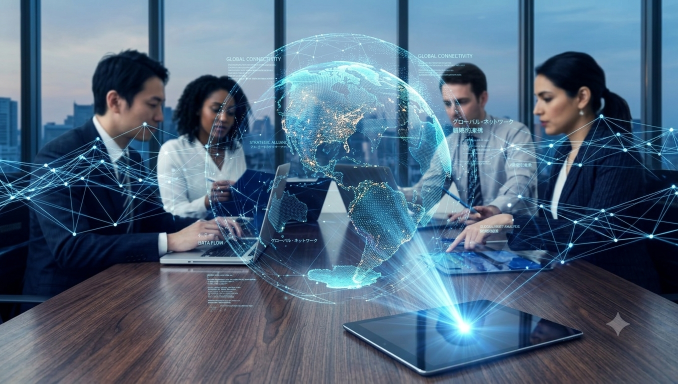
#> input picture assets/Gemini_Generated_Image_p01p2kp01p2kp01p (1).png, 1356 x 768 px (shown at 1/2 size)
$ python -i avatar.py   (imports and definitions only)
#> lines starting #> are read from the running program, lines starting #| are printed output that depends on the picture
#> in make_avatar, cut is the input picture: PIL image 1356x768 RGBA; mean R, G, B, A 80.8, 103.8, 125.6, 255
"""チャンネルアイコン（切り抜き済み PNG）をドット絵アバターに変換する。"""
from __future__ import annotations

import numpy as np
from PIL import Image, ImageEnhance
from scipy import ndimage as ndi

from .pixelart import blank, dilate, ellipse_mask, hexc, line_mask, pad

# [1 line that did not run here, left out]


def _kmeans_palette(pixels: np.ndarray, k: int, iters: int = 16, seed: int = 7) -> np.ndarray:
    """小さな k-means（k-means++ 初期化）。pixels: (N, 3) float32"""
    rng = np.random.default_rng(seed)
    centers = [pixels[rng.integers(len(pixels))]]
    for _ in range(1, k):
        d = np.min(((pixels[:, None, :] - np.array(centers)[None]) ** 2).sum(-1), axis=1)
        centers.append(pixels[rng.choice(len(pixels), p=d / d.sum())])
    c = np.array(centers, np.float32)
    for _ in range(iters):
        lab = np.argmin(((pixels[:, None, :] - c[None]) ** 2).sum(-1), axis=1)
        for i in range(k):
            sel = pixels[lab == i]
            if len(sel):
                c[i] = sel.mean(0)
    return c


def pixelate(cutout: Image.Image, grid_w: int, colors: int = 26) -> np.ndarray:
#> called with grid_w = 64, colors = 26
    rgb = cutout.convert("RGB")
    alpha = np.asarray(cutout.getchannel("A")) > 127
#> alpha: shape (768, 1356) bool; every value is 1
    arr = np.asarray(rgb).astype(np.float32)
    # 透明部分に一番近い不透明ピクセルの色を広げて、縮小時のフチの白っぽさを防ぐ
    idx = ndi.distance_transform_edt(~alpha, return_distances=False, return_indices=True)
    rgb = Image.fromarray(arr[idx[0], idx[1]].astype(np.uint8))
    rgb = ImageEnhance.Color(rgb).enhance(1.3)
    rgb = ImageEnhance.Contrast(rgb).enhance(1.08)
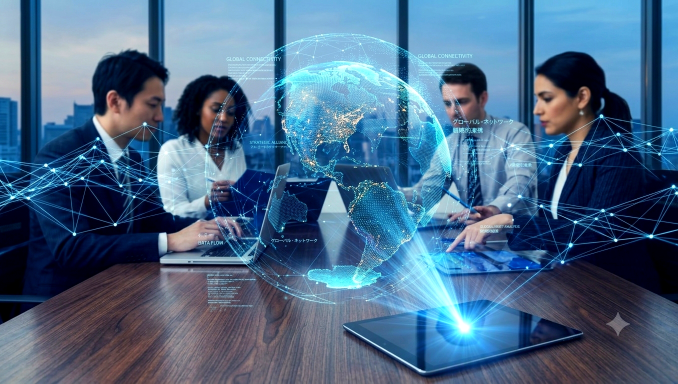
#> rgb: PIL image 1356x768 RGB (shown at 1/2 size); mean R, G, B 74, 104.8, 134.9
    gw = grid_w
    gh = round(cutout.height * gw / cutout.width)
#> gh = 36
    small = np.asarray(rgb.resize((gw, gh), Image.BOX)).astype(np.float32)
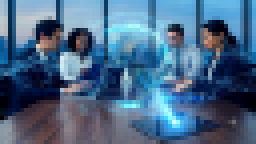
#> small: shape (36, 64, 3) float32 (shown 4 times larger); mean R, G, B 74.1, 104.9, 135
    am = np.asarray(Image.fromarray((alpha * 255).astype(np.uint8)).resize((gw, gh), Image.BOX)) > 115
#> am: shape (36, 64) bool; every value is 1
    px = small[am]
#> px = 2304 rows, first 8: [158, 192, 213], [143, 178, 203], [3, 46, 83], [28, 95, 144], [143, 185, 214], [141, 186, 215], [140, 184, 214], [136, 183, 217]
    pal = _kmeans_palette(px, colors)
#> in _kmeans_palette, `centers = [pixels[rng.integers(len(pixels))]]`: centers = [[136, 151, 161]]
#> after the loop in _kmeans_palette, `for _ in range(1, k):`: centers = 26 items, first 6: [136, 151, 161], [45, 44, 65], [145, 240, 253], [0, 1, 18], [58, 97, 137], [88, 69, 75]
#> in _kmeans_palette, `c = np.array(centers, np.float32)`: c = 26 rows, first 8: [136, 151, 161], [45, 44, 65], [145, 240, 253], [0, 1, 18], [58, 97, 137], [88, 69, 75], [136, 183, 217], [48, 146, 216]
#> after the loop in _kmeans_palette, `for _ in range(iters):`: c = 26 rows, first 8: [130.9, 140, 153.8], [43.27, 38.13, 53.37], [152.2, 233.7, 247.3], [0.793, 2.26, 20.68], [69.84, 90.23, 119.2], [95.07, 82.73, 93.47], [144, 191.6, 220], [59.48, 154.5, 211]
#> pal has the same summary as c in _kmeans_palette
    lab = np.argmin(((small[..., None, :] - pal[None, None]) ** 2).sum(-1), axis=-1)
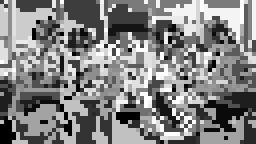
#> lab: shape (36, 64) int64 (shown 4 times larger); min 0, max 25, mean 12.7; drawn with min black and max white
#> (the run stopped early here; a loop or call above may not have finished)

$ run again, on assets/oYtEciYPig4YWypINiAuXV44B9aBAcxYJILIC~tplv-tiktokx-origin.jpg
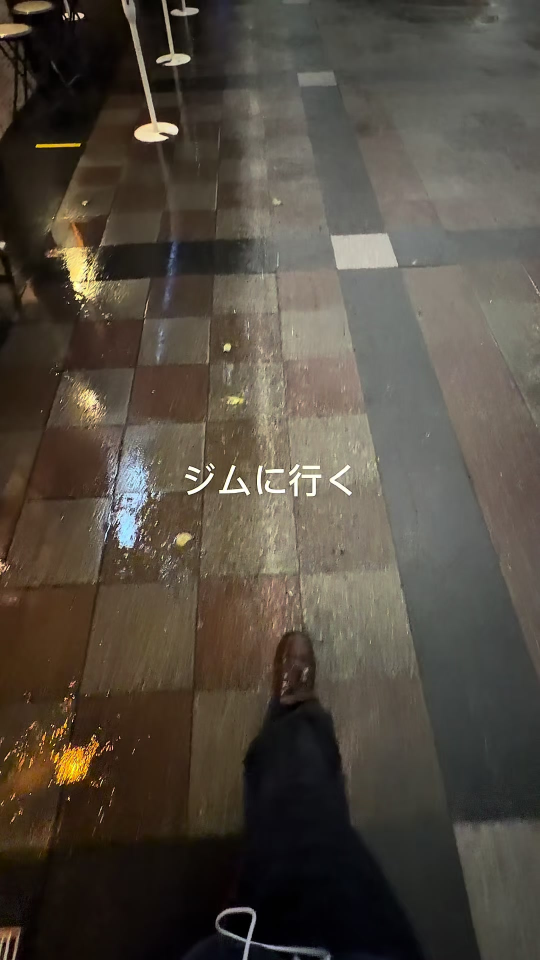
#> input picture assets/oYtEciYPig4YWypINiAuXV44B9aBAcxYJILIC~tplv-tiktokx-origin.jpg, 1080 x 1920 px (shown at 1/2 size)
#> in pixelate, rgb is the input picture: PIL image 1080x1920 RGB; mean R, G, B 81.7, 74.1, 63.8
#> alpha: shape (1920, 1080) bool; every value is 1
#> in pixelate, `small = np.asarray(rgb.resize((gw, gh), Image.BOX)).astype(np.float32)`:
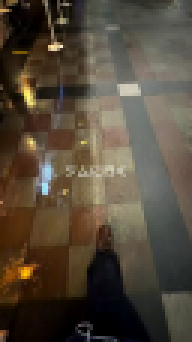
#> small: shape (114, 64, 3) float32 (shown 3 times larger); mean R, G, B 83.5, 72.8, 58.4
#> am: shape (114, 64) bool; every value is 1
#> in _kmeans_palette, `centers = [pixels[rng.integers(len(pixels))]]`: centers = [[1, 5, 10]]
#> after the loop in _kmeans_palette, `for _ in range(1, k):`: centers = 26 items, first 6: [1, 5, 10], [73, 39, 5], [144, 125, 99], [58, 47, 30], [208, 203, 185], [76, 71, 58]
#> in _kmeans_palette, `c = np.array(centers, np.float32)`: c = 26 rows, first 8: [1, 5, 10], [73, 39, 5], [144, 125, 99], [58, 47, 30], [208, 203, 185], [76, 71, 58], [45, 46, 39], [93, 81, 66]
#> after the loop in _kmeans_palette, `for _ in range(iters):`: c = 26 rows, first 8: [4.36, 2.19, 4.86], [65.7, 36.92, 12.59], [137.2, 125.7, 107.5], [62.78, 45.62, 28.6], [212.3, 202.6, 163.1], [78.53, 77.83, 68.35], [36.39, 37.66, 35.47], [103.2, 79.93, 50.83]
#> pal has the same summary as c in _kmeans_palette
#> in pixelate, `lab = np.argmin(((small[..., None, :] - pal[None, None]) ** 2).sum(-1)..`:
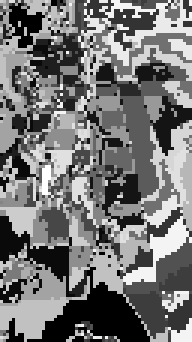
#> lab: shape (114, 64) int64 (shown 3 times larger); min 0, max 25, mean 11.6; drawn with min black and max white

$ run again, on assets/okbDFCCpvI2ua4fBIAuvEfeC4gAkUIAr1DUjAh~tplv-tiktokx-origin.jpg
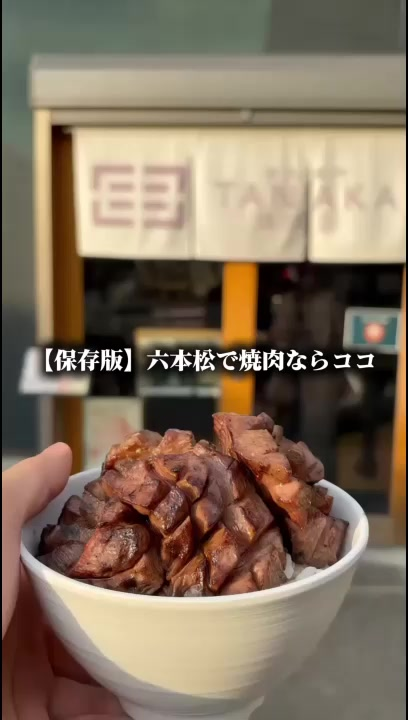
#> input picture assets/okbDFCCpvI2ua4fBIAuvEfeC4gAkUIAr1DUjAh~tplv-tiktokx-origin.jpg, 408 x 720 px
#> in pixelate, rgb is the input picture: PIL image 408x720 RGB; mean R, G, B 130, 112.1, 93.2
#> alpha: shape (720, 408) bool; every value is 1
#> in pixelate, `small = np.asarray(rgb.resize((gw, gh), Image.BOX)).astype(np.float32)`:
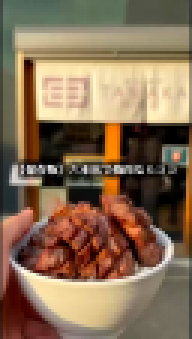
#> small: shape (113, 64, 3) float32 (shown 3 times larger); mean R, G, B 134.9, 110.1, 84.5
#> am: shape (113, 64) bool; every value is 1
#> in _kmeans_palette, `centers = [pixels[rng.integers(len(pixels))]]`: centers = [[118, 106, 93]]
#> after the loop in _kmeans_palette, `for _ in range(1, k):`: centers = 26 items, first 6: [118, 106, 93], [241, 214, 155], [160, 63, 30], [44, 29, 6], [164, 148, 118], [121, 50, 25]
#> in _kmeans_palette, `c = np.array(centers, np.float32)`: c = 26 rows, first 8: [118, 106, 93], [241, 214, 155], [160, 63, 30], [44, 29, 6], [164, 148, 118], [121, 50, 25], [94, 113, 90], [246, 235, 224]
#> after the loop in _kmeans_palette, `for _ in range(iters):`: c = 26 rows, first 8: [116.8, 110.5, 94.1], [240.5, 214.9, 166.1], [154.2, 70.6, 30.59], [68.43, 12.5, 4.39], [159.7, 146.9, 121.3], [112.7, 53.95, 29.81], [95.67, 106.3, 88.79], [233.1, 224.9, 212.6]
#> pal has the same summary as c in _kmeans_palette
#> in pixelate, `lab = np.argmin(((small[..., None, :] - pal[None, None]) ** 2).sum(-1)..`:
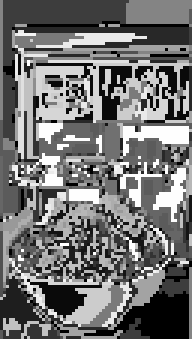
#> lab: shape (113, 64) int64 (shown 3 times larger); min 0, max 25, mean 11.3; drawn with min black and max white
